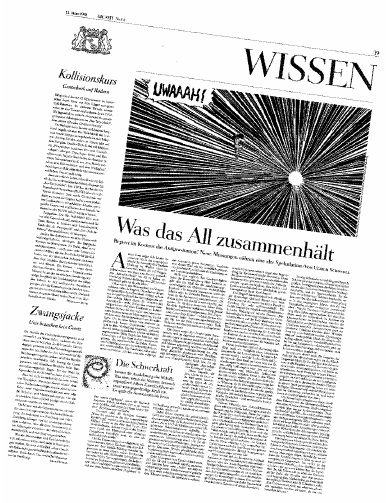
#> input picture ai-service/skewed_img_1.png, 386 x 503 px; its folder holds only this picture in this run
$ python -i preprocessing_file.py   (imports and definitions only)
#> lines starting #> are read from the running program, lines starting #| are printed output that depends on the picture; after the words box and inside, x2 and y2 are one past the last pixel; in counts of white or black regions, pixels touching at a corner belong together
#> further down, picture is the input picture: shape (503, 386, 3); min 0, max 255, mean 208.8
# app/services/preprocessing.py
import cv2
import numpy as np

class PreprocessingService:
    @staticmethod
    def deskew_image(image: np.ndarray) -> np.ndarray:
        if image is None or image.size == 0:
            return image

        (h, w) = image.shape[:2]
#> h = 503; w = 386
        gray = cv2.cvtColor(image, cv2.COLOR_BGR2GRAY)

        # 1. Heavy blur to dissolve digital halftone/dither speckles
        blurred = cv2.GaussianBlur(gray, (11, 11), 0)
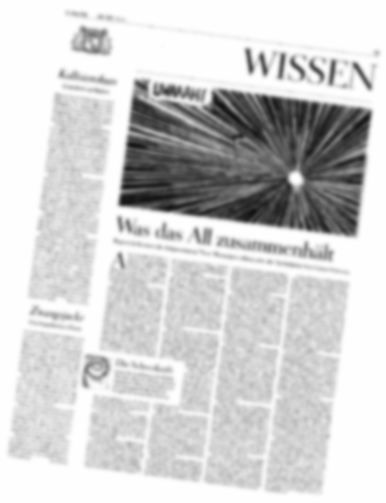
#> blurred: shape (503, 386); min 18, max 254, mean 208.8

        # 2. Otsu threshold to separate the main document sheet from margins
        thresh = cv2.threshold(blurred, 0, 255, cv2.THRESH_BINARY_INV | cv2.THRESH_OTSU)[1]
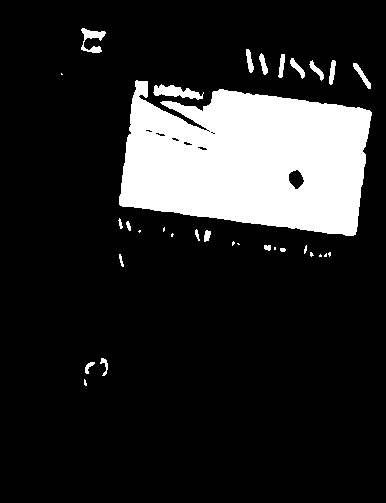
#> thresh: shape (503, 386); 15.9% white; 32 white regions (13 under 20 px)

        # 3. Find external contours to lock onto the main printed border
        contours, _ = cv2.findContours(thresh, cv2.RETR_EXTERNAL, cv2.CHAIN_APPROX_SIMPLE)
#> contours = 32 contours, 17 with area under 20; largest, box (x1, y1, x2, y2) and area: (119, 80, 372, 236) 28649, (153, 84, 204, 100) 361, (81, 28, 106, 53) 223, (353, 63, 371, 89) 112, (290, 58, 305, 79) 92
        if not contours:
            return image

        # Select the largest contour (the document border)
        largest_contour = max(contours, key=cv2.contourArea)
#> largest_contour = contour of 339 points, box (x1, y1, x2, y2) (119, 80, 372, 236), area 28649

        # Ensure it covers at least 15% of the page area
        if cv2.contourArea(largest_contour) < (h * w * 0.15):
            return image

        # 4. Compute the minimum area bounding box
        rect = cv2.minAreaRect(largest_contour)
        angle = rect[-1]

        # Normalize angle to standard orientation
        # cv2.minAreaRect returns [-90, 0) or [0, 90) depending on OpenCV build
        if angle < -45:
            angle = -(90 + angle)
        elif angle > 45:
            angle = -(angle - 90)
        else:
            angle = -angle

        # If angle is near 0 or invalid, skip rotation
        if abs(angle) < 0.3 or abs(angle) > 30:
            return image

        # 5. Rotate image around center
        center = (w // 2, h // 2)
        rot_mat = cv2.getRotationMatrix2D(center, angle, 1.0)

        return cv2.warpAffine(
            image,
            rot_mat,
            (w, h),
            flags=cv2.INTER_CUBIC,
            borderMode=cv2.BORDER_CONSTANT,
            borderValue=(255, 255, 255)
        )

    @staticmethod
    def enhance_contrast_and_binarize(image: np.ndarray) -> np.ndarray:
        if image is None or image.size == 0:
            return image

        gray = cv2.cvtColor(image, cv2.COLOR_BGR2GRAY)

        # 1. Median blur removes salt-and-pepper dot noise completely
        denoised = cv2.medianBlur(gray, 3)

        # 2. Standard global Otsu thresholding
        _, binarized = cv2.threshold(denoised, 0, 255, cv2.THRESH_BINARY | cv2.THRESH_OTSU)

        # 3. Morphological open to wipe out any remaining isolated background speckles
        clean_kernel = cv2.getStructuringElement(cv2.MORPH_RECT, (2, 2))
        clean_binary = cv2.morphologyEx(binarized, cv2.MORPH_OPEN, clean_kernel)

        return clean_binary

>>> import cv2
>>> picture = cv2.imread('skewed_img_1.png')
>>> result = PreprocessingService().deskew_image(picture)
